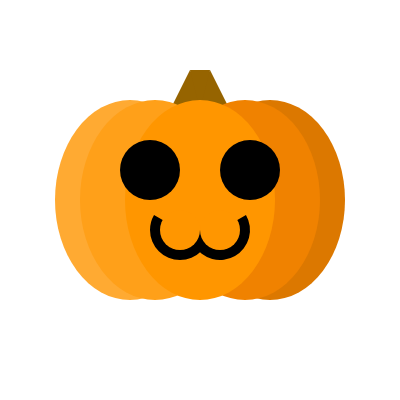
Frame 1 (no input)
Frame 60 (no input): identical to frame 1, image omitted
Frame 120 (the mouse pressed at the canvas centre since frame 60): identical to frame 1, image omitted

The p5.js sketch that drew this single still picture (run headless with seeded random() and noise() and a simulated clock; from frame 60 on, the mouse is pressed at the canvas centre):

// p5.js sketch
// ── sketch.js
//01 DRAWING - PUMPKIN EMOJI

function setup() {
  createCanvas(400, 400);

  //want the whole thing to have no outline so can set it once in setup
  noStroke();

  //set angles to be degrees for the mouth
  angleMode(DEGREES);
}

function draw() {
  background(255);

  //3 triangles make up the stem
  fill(150, 100, 0);
  triangle(230, 110, 190, 110, 210, 70);
  triangle(210, 110, 170, 110, 190, 70);
  triangle(190, 70, 210, 70, 200, 110);

  //PUMPKIN BODY
  //back 2 ellipses
  fill(255, 170, 50);
  ellipse(130, 200, 150, 200);

  fill(220, 120, 0);
  ellipse(270, 200, 150, 200);


  //middle 2 ellipses
  fill(255, 160, 25);
  ellipse(155, 200, 150, 200);

  fill(240, 130, 0);
  ellipse(245, 200, 150, 200);


  //front ellipse
  fill(255, 150, 0);
  ellipse(200, 200, 150, 200);



  //FACE PIECES
  //left eye
  fill(0);
  circle(150, 170, 60);

  //right eye

  circle(250, 170, 60);
  //Mouth

  arc(220, 230, 60, 60, -30, 180);
  arc(180, 230, 60, 60, 0, 210);

  //remove middle of mouth arcs by covering them with same orange as the pumpkin
  fill(255, 150, 0);
  circle(220, 230, 40);
  circle(180, 230, 40);
}
